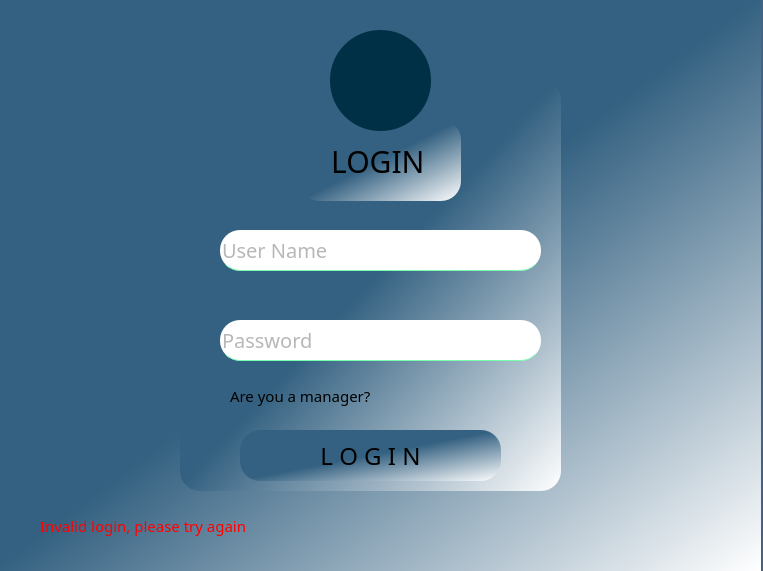
<?xml version="1.0" encoding="UTF-8"?>
<ui version="4.0">
 <class>loginWindow</class>
 <widget class="QWidget" name="loginWindow">
  <property name="geometry">
   <rect>
    <x>0</x>
    <y>0</y>
    <width>763</width>
    <height>571</height>
   </rect>
  </property>
  <property name="windowTitle">
   <string>Form</string>
  </property>
  <property name="styleSheet">
   <string notr="true">*{
font-family: century gothic;
font-size: 24px;
background-color: white;
}

#loginWindow {
background-color:rgb(70, 97, 132);
background-repeat: no-repeat; 
background-position: center;
}

QFrame{
background: #333;
}

QPushButton{
background: black;
border-radius: 10px;
color: white
}

QPushButton:hover{
color: red;
background-color: #fc836e;
cursor:pointer

}
</string>
  </property>
  <property name="windowFilePath">
   <string/>
  </property>
  <widget class="QFrame" name="frame">
   <property name="geometry">
    <rect>
     <x>180</x>
     <y>80</y>
     <width>381</width>
     <height>411</height>
    </rect>
   </property>
   <property name="styleSheet">
    <string notr="true">background-color: rgb(0, 85, 127);
background-color: rgb(0, 62, 90);
background-color: qlineargradient(spread:pad, x1:0, y1:0, x2:1, y2:1, stop:0 rgba(38, 30, 227, 255), stop:1 rgba(255, 255, 255, 255));
background-color: qlineargradient(spread:reflect, x1:0, y1:0, x2:1, y2:1, stop:0.494318 rgba(52, 97, 129, 255), stop:1 rgba(255, 255, 255, 255));

border-radius: 20px</string>
   </property>
   <property name="frameShape">
    <enum>QFrame::StyledPanel</enum>
   </property>
   <property name="frameShadow">
    <enum>QFrame::Raised</enum>
   </property>
   <widget class="QLabel" name="label">
    <property name="geometry">
     <rect>
      <x>120</x>
      <y>40</y>
      <width>161</width>
      <height>81</height>
     </rect>
    </property>
    <property name="styleSheet">
     <string notr="true">color:black;
font: 700 9pt &quot;Segoe UI&quot;;
font-size: 30px;</string>
    </property>
    <property name="text">
     <string>    LOGIN</string>
    </property>
   </widget>
   <widget class="QPushButton" name="pushButton">
    <property name="geometry">
     <rect>
      <x>60</x>
      <y>350</y>
      <width>261</width>
      <height>51</height>
     </rect>
    </property>
    <property name="styleSheet">
     <string notr="true">color:black;
font: 9pt &quot;Segoe UI&quot;;
font-size: 24px;</string>
    </property>
    <property name="text">
     <string>L O G I N</string>
    </property>
   </widget>
   <widget class="QLineEdit" name="user_name">
    <property name="geometry">
     <rect>
      <x>40</x>
      <y>150</y>
      <width>321</width>
      <height>41</height>
     </rect>
    </property>
    <property name="styleSheet">
     <string notr="true">font: 9pt &quot;Arial&quot;;
font-size: 20px;
background: white;
border: none;
color: #717072;
border-bottom: 1px solid rgb(119, 255, 173);
</string>
    </property>
    <property name="text">
     <string/>
    </property>
    <property name="placeholderText">
     <string>User Name</string>
    </property>
   </widget>
   <widget class="QLineEdit" name="password">
    <property name="geometry">
     <rect>
      <x>40</x>
      <y>240</y>
      <width>321</width>
      <height>41</height>
     </rect>
    </property>
    <property name="styleSheet">
     <string notr="true">font: 9pt &quot;Arial&quot;;
font-size: 20px;
background: white;
border: none;
color: #717072;
border-bottom: 1px solid rgb(119, 255, 173);
</string>
    </property>
    <property name="text">
     <string/>
    </property>
    <property name="echoMode">
     <enum>QLineEdit::Password</enum>
    </property>
    <property name="placeholderText">
     <string>Password</string>
    </property>
   </widget>
   <widget class="QCheckBox" name="managerCheck">
    <property name="geometry">
     <rect>
      <x>30</x>
      <y>300</y>
      <width>201</width>
      <height>31</height>
     </rect>
    </property>
    <property name="styleSheet">
     <string notr="true">font: 9pt &quot;Arial&quot;;
font-size: 15px;
color: black;
background:transparent</string>
    </property>
    <property name="text">
     <string>Are you a manager?</string>
    </property>
   </widget>
  </widget>
  <widget class="QLabel" name="label_2">
   <property name="geometry">
    <rect>
     <x>350</x>
     <y>50</y>
     <width>61</width>
     <height>61</height>
    </rect>
   </property>
   <property name="styleSheet">
    <string notr="true">background-color: rgb(0, 48, 70);
</string>
   </property>
   <property name="text">
    <string/>
   </property>
   <property name="pixmap">
    <pixmap>../assets/account.png</pixmap>
   </property>
   <property name="scaledContents">
    <bool>true</bool>
   </property>
  </widget>
  <widget class="QLabel" name="label_3">
   <property name="geometry">
    <rect>
     <x>330</x>
     <y>30</y>
     <width>101</width>
     <height>101</height>
    </rect>
   </property>
   <property name="styleSheet">
    <string notr="true">background-color: rgb(0, 48, 70);
border-radius: 50px;
</string>
   </property>
   <property name="text">
    <string/>
   </property>
  </widget>
  <widget class="QLabel" name="backImage">
   <property name="geometry">
    <rect>
     <x>0</x>
     <y>0</y>
     <width>761</width>
     <height>571</height>
    </rect>
   </property>
   <property name="styleSheet">
    <string notr="true">background-color: white;background-color: rgb(0, 85, 127);
background-color: rgb(0, 62, 90);
background-color: qlineargradient(spread:pad, x1:0, y1:0, x2:1, y2:1, stop:0 rgba(38, 30, 227, 255), stop:1 rgba(255, 255, 255, 255));
background-color: qlineargradient(spread:reflect, x1:0, y1:0, x2:1, y2:1, stop:0.494318 rgba(52, 97, 129, 255), stop:1 rgba(255, 255, 255, 255));
</string>
   </property>
   <property name="text">
    <string/>
   </property>
   <property name="pixmap">
    <pixmap>../assets/Background.jpg</pixmap>
   </property>
   <property name="scaledContents">
    <bool>true</bool>
   </property>
  </widget>
  <widget class="QLabel" name="label_4">
   <property name="geometry">
    <rect>
     <x>40</x>
     <y>510</y>
     <width>231</width>
     <height>31</height>
    </rect>
   </property>
   <property name="styleSheet">
    <string notr="true">font-size: 15px;
color: red;
background:  transparent</string>
   </property>
   <property name="text">
    <string>Invalid login, please try again</string>
   </property>
  </widget>
  <zorder>backImage</zorder>
  <zorder>frame</zorder>
  <zorder>label_3</zorder>
  <zorder>label_2</zorder>
  <zorder>label_4</zorder>
 </widget>
 <resources/>
 <connections/>
</ui>
